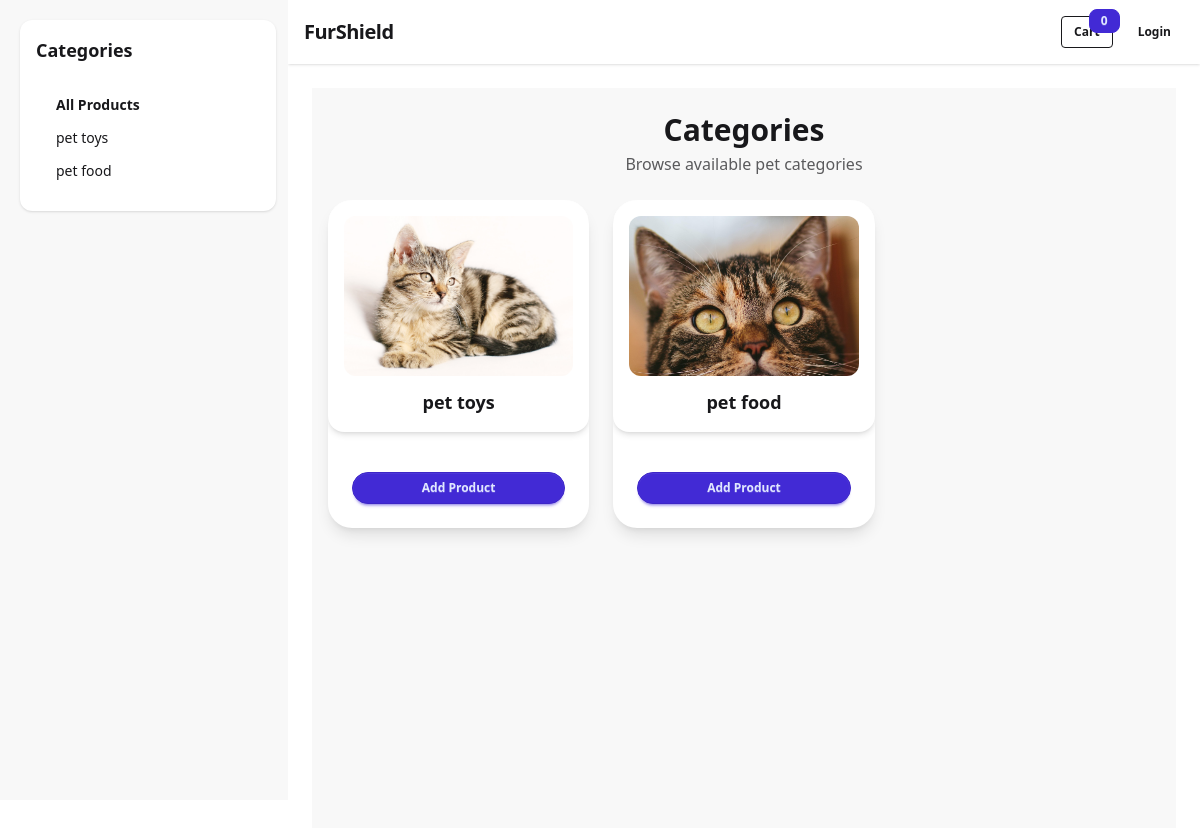
Page /view_categories/ on the committed database.
### myapp/models.py (models this page shows, shortened)
class Category(models.Model):
    name = models.CharField(max_length=100)
    image = models.ImageField(upload_to='category_images/')

### myapp/views.py (the view)
# urls.py: path('view_categories/', views.view_categories, name='view_categories'),
def view_categories(request):
    categories = Category.objects.all()
    return render(request, 'view_categories.html', {
        'categories': categories
    })

### myapp/context_processors.py (called while the page is built)
def categories_processor(request):
    from .models import Category
    return {
        'categories': Category.objects.all()
    }

### myapp/templates/view_categories.html
{% extends 'base.html' %}
{% block content %}
<div class="min-h-screen bg-base-200 px-4 py-6">
    <div class="max-w-6xl mx-auto mb-6 text-center">
        <h2 class="text-3xl font-bold">Categories</h2>
        <p class="opacity-70 mt-1">
            Browse available pet categories
        </p>
    </div>
    <div class="max-w-6xl mx-auto grid grid-cols-1 sm:grid-cols-2 md:grid-cols-3 gap-6">
        {% for category in categories %}
        <div class="card bg-base-100 shadow-lg rounded-3xl overflow-hidden transition hover:scale-[1.02]">
            {% if category.image %}
            <a href="{% url 'category_products' category.id %}" class="block">
                <div class="card bg-base-100 shadow-md rounded-2xl p-4 hover:shadow-xl transition">
                    <img src="{{ category.image.url }}" class="w-full h-40 object-cover rounded-xl mb-3">
                    <h3 class="text-lg font-semibold text-center">
                        {{ category.name }}
                    </h3>
                </div>
            </a>
            {% endif %}
            <div class="card-body text-center ">
                <div class="mt-4">
                    <button class="btn btn-primary btn-sm rounded-full w-full">
                        <a href="{% url 'add_product' %}">Add Product</a>
                    </button>
                </div>
            </div>
        </div>
        {% empty %}
        <div class="col-span-full text-center opacity-70">
            <p>No categories available.</p>
        </div>
        {% endfor %}
    </div>
</div>
{% endblock %}

### myapp/templates/partials/category_sidebar.html
<div class="w-full md:w-64 bg-base-100 rounded-xl shadow p-4">
  <h3 class="text-lg font-bold mb-4">Categories</h3>
  <ul class="menu bg-base-100 rounded-box">
    <li>
      <a href="{% url 'view_products' %}" class="font-semibold">
        All Products
      </a>
    </li>
    {% for category in categories %}
    <li>
      <a href="{% url 'category_products' category.id %}">
        {{ category.name }}
      </a>
    </li>
    {% empty %}
    <li class="opacity-70">No categories</li>
    {% endfor %}
  </ul>
</div>

### rows in the picture
Category: image (picture), name "pet toys"
Category: image (picture), name "pet food"

### other values in the picture
{{ request.session.cart|length|default:"0" }} "0"
